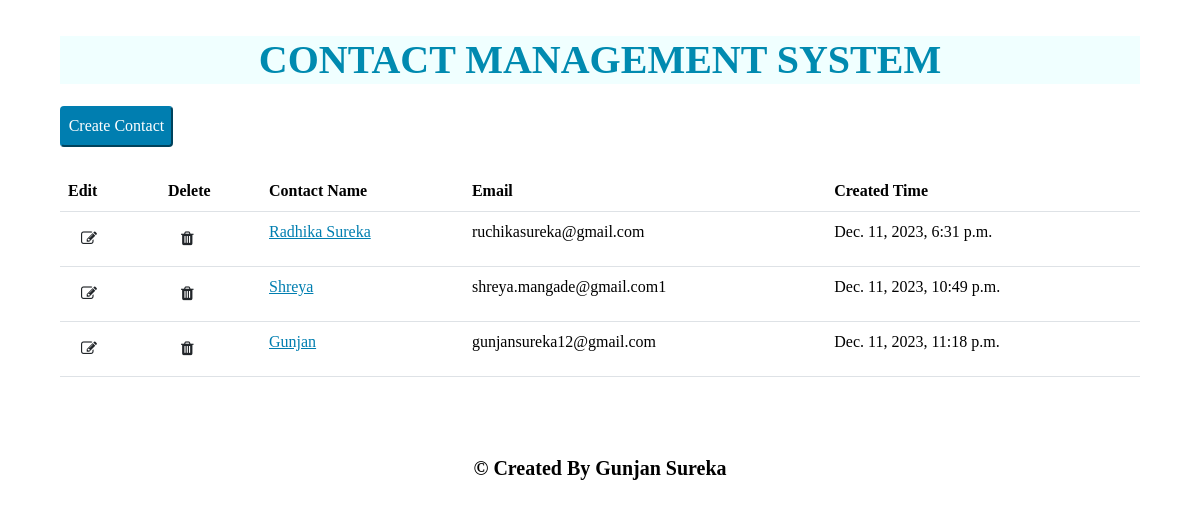
The page / on the database its author committed.
### Contact_management/models.py (models this page shows, shortened)
class contacts(models.Model):
    name = models.CharField(max_length=30)
    email=models.EmailField(max_length=30)
    notes=models.TextField()
    time = models.DateTimeField(auto_now_add=True)

### Contact_management/views.py (the view)
# urls.py: path('',views.home,name="home"),
def home(request):
	data = contacts.objects.all()
	context = {"contactList" : data}
	return render(request, 'home.html', context)

### Contact_management/templates/home.html (shortened to what this page needs)
{% extends 'header.html' %}
{% load static %}
{% block content %}
<!DOCTYPE html>
<html lang="en">
<head>
	<link
		href="https://cdn.jsdelivr.net/npm/bootstrap@5.3.2/dist/css/bootstrap.min.css"
		rel="stylesheet"
	/>
	<link rel="stylesheet" href="{% static 'style_css.css' %}">
	<link rel="stylesheet" href="https://cdnjs.cloudflare.com/ajax/libs/font-awesome/4.7.0/css/font-awesome.min.css">
</head>
<body>
	<div class="body">
		<div class="button">
			<a href="{% url 'create_contact' %}">
			<button type="button" class="theme-button">  Create Contact  </button>
			</a>
		</div><br>
		<table class="table table-hover">
			<thead>
			<tr>
				<th scope="col">Edit</th>
				<th scope="col">Delete</th>
				<th scope="col">Contact Name</th>
				<th scope="col">Email</th>
				<th scope="col">Created Time</th>
			</tr>
			</thead>
			<tbody>
			{% for contact in contactList %}
			<tr>
				<td>
					<a href="{% url 'update_contact' contact.id %}">
						<button class="btn"><i class="fa fa-edit"></i></button>
					</a>
				</td>
				<td>
					<a href="{% url 'delete_contact' contact.id %}">
						<button class="btn"><i class="fa fa-trash"></i></button>
					</a>
				</td>
				<td>
					<a href="{% url 'contact_details' contact.id %}" style="  color: #007eb0;">{{contact.name}}</a>
				</td>
				<td>{{contact.email}}</td>
				<td>{{contact.time}}</td>
			</tr>
				{% endfor %}
			</tbody>
		</table>
	</div>
</body>
</html>
{% endblock %}

### Contact_management/templates/header.html (shortened to what this page needs)
<!DOCTYPE html>
<html lang="en">
  <head>
  </head>
  <body>
    <h1
      style="
        font-family: 'Times New Roman', Times, serif;
        color: #008ab0;
        font-size: 40px;
        font-weight: bolder;
        text-align: center;
        margin-top: 2%;
        margin-bottom: 2%;
        background-color: azure;
      "
    >
      CONTACT MANAGEMENT SYSTEM
    </h1>
    {%block content%} {%endblock%}
    <div
      style="
        font-family: Georgia, serif;
        color: black;
        font-size: 15pt;
        font-weight: bold;
        margin-top: 7%;
        text-align: center;
      "
    >
      © Created By Gunjan Sureka
    </div>
  </body>
</html>

### Contact_management/static/style_css.css (style rules this page uses)
body { font-family: Georgia, serif; color: black; margin-top: 3%; margin-bottom: 3%; margin-left: 5%; margin-right: 5%; }
.theme-button { font-family: Georgia, serif; color: white; background-color: #007eb0; border-radius: 4px; padding: 5pt; border-color: #007eb0; margin-right: 15pt; }

### rows shown on the page
contacts: name "Radhika Sureka", email "ruchikasureka@gmail.com", time "Dec. 11, 2023, 6:31 p.m."
contacts: name "Shreya", email "shreya.mangade@gmail.com1", time "Dec. 11, 2023, 10:49 p.m."
contacts: name "Gunjan", email "gunjansureka12@gmail.com", time "Dec. 11, 2023, 11:18 p.m."
